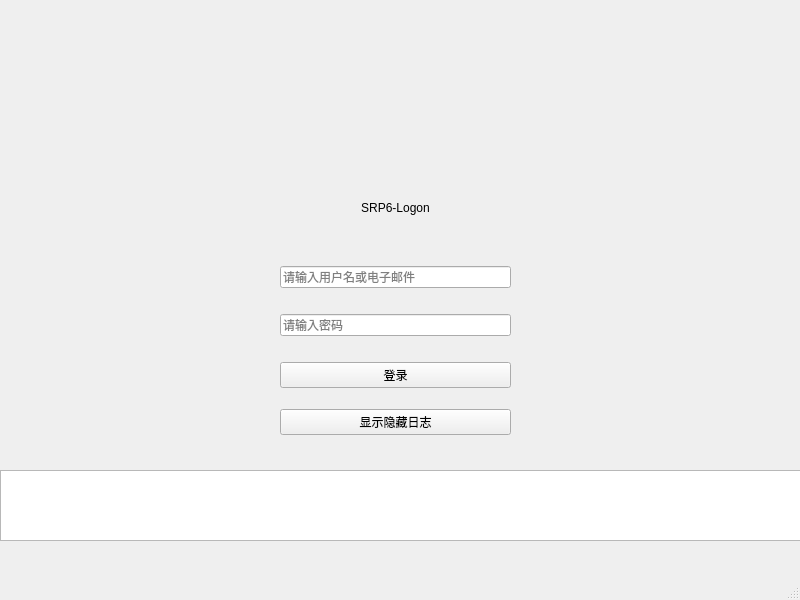
<?xml version="1.0" encoding="UTF-8"?>
<ui version="4.0">
 <class>MainWindow</class>
 <widget class="QMainWindow" name="MainWindow">
  <property name="geometry">
   <rect>
    <x>0</x>
    <y>0</y>
    <width>800</width>
    <height>600</height>
   </rect>
  </property>
  <property name="windowTitle">
   <string>MainWindow</string>
  </property>
  <widget class="QWidget" name="centralwidget">
   <widget class="QWidget" name="widget" native="true">
    <property name="geometry">
     <rect>
      <x>230</x>
      <y>80</y>
      <width>321</width>
      <height>371</height>
     </rect>
    </property>
    <property name="sizePolicy">
     <sizepolicy hsizetype="Fixed" vsizetype="Fixed">
      <horstretch>0</horstretch>
      <verstretch>0</verstretch>
     </sizepolicy>
    </property>
    <widget class="QWidget" name="verticalLayoutWidget_2">
     <property name="geometry">
      <rect>
       <x>50</x>
       <y>14</y>
       <width>231</width>
       <height>341</height>
      </rect>
     </property>
     <layout class="QVBoxLayout" name="vl2">
      <property name="sizeConstraint">
       <enum>QLayout::SetDefaultConstraint</enum>
      </property>
      <item>
       <widget class="QLabel" name="logo_label">
        <property name="text">
         <string/>
        </property>
       </widget>
      </item>
      <item>
       <spacer name="verticalSpacer_5">
        <property name="orientation">
         <enum>Qt::Vertical</enum>
        </property>
        <property name="sizeType">
         <enum>QSizePolicy::Fixed</enum>
        </property>
        <property name="sizeHint" stdset="0">
         <size>
          <width>20</width>
          <height>10</height>
         </size>
        </property>
       </spacer>
      </item>
      <item>
       <widget class="QLabel" name="label">
        <property name="text">
         <string>SRP6-Logon</string>
        </property>
        <property name="alignment">
         <set>Qt::AlignCenter</set>
        </property>
       </widget>
      </item>
      <item>
       <spacer name="verticalSpacer_4">
        <property name="orientation">
         <enum>Qt::Vertical</enum>
        </property>
        <property name="sizeType">
         <enum>QSizePolicy::Fixed</enum>
        </property>
        <property name="sizeHint" stdset="0">
         <size>
          <width>20</width>
          <height>20</height>
         </size>
        </property>
       </spacer>
      </item>
      <item>
       <widget class="QLineEdit" name="username">
        <property name="focusPolicy">
         <enum>Qt::WheelFocus</enum>
        </property>
        <property name="maxLength">
         <number>150</number>
        </property>
        <property name="placeholderText">
         <string>请输入用户名或电子邮件</string>
        </property>
       </widget>
      </item>
      <item>
       <spacer name="verticalSpacer">
        <property name="orientation">
         <enum>Qt::Vertical</enum>
        </property>
        <property name="sizeType">
         <enum>QSizePolicy::Fixed</enum>
        </property>
        <property name="sizeHint" stdset="0">
         <size>
          <width>20</width>
          <height>20</height>
         </size>
        </property>
       </spacer>
      </item>
      <item>
       <widget class="QLineEdit" name="passwd">
        <property name="focusPolicy">
         <enum>Qt::WheelFocus</enum>
        </property>
        <property name="maxLength">
         <number>100</number>
        </property>
        <property name="echoMode">
         <enum>QLineEdit::Password</enum>
        </property>
        <property name="placeholderText">
         <string>请输入密码</string>
        </property>
       </widget>
      </item>
      <item>
       <spacer name="verticalSpacer_2">
        <property name="orientation">
         <enum>Qt::Vertical</enum>
        </property>
        <property name="sizeType">
         <enum>QSizePolicy::Fixed</enum>
        </property>
        <property name="sizeHint" stdset="0">
         <size>
          <width>20</width>
          <height>20</height>
         </size>
        </property>
       </spacer>
      </item>
      <item>
       <widget class="QPushButton" name="logon">
        <property name="text">
         <string>登录</string>
        </property>
       </widget>
      </item>
      <item>
       <spacer name="verticalSpacer_3">
        <property name="orientation">
         <enum>Qt::Vertical</enum>
        </property>
        <property name="sizeType">
         <enum>QSizePolicy::Fixed</enum>
        </property>
        <property name="sizeHint" stdset="0">
         <size>
          <width>20</width>
          <height>15</height>
         </size>
        </property>
       </spacer>
      </item>
      <item>
       <widget class="QPushButton" name="showLog">
        <property name="text">
         <string>显示隐藏日志</string>
        </property>
       </widget>
      </item>
     </layout>
    </widget>
   </widget>
   <widget class="QTextEdit" name="textEdit">
    <property name="geometry">
     <rect>
      <x>0</x>
      <y>470</y>
      <width>801</width>
      <height>71</height>
     </rect>
    </property>
   </widget>
  </widget>
  <widget class="QMenuBar" name="menubar">
   <property name="geometry">
    <rect>
     <x>0</x>
     <y>0</y>
     <width>800</width>
     <height>37</height>
    </rect>
   </property>
  </widget>
  <widget class="QStatusBar" name="statusbar"/>
 </widget>
 <resources/>
 <connections/>
</ui>
